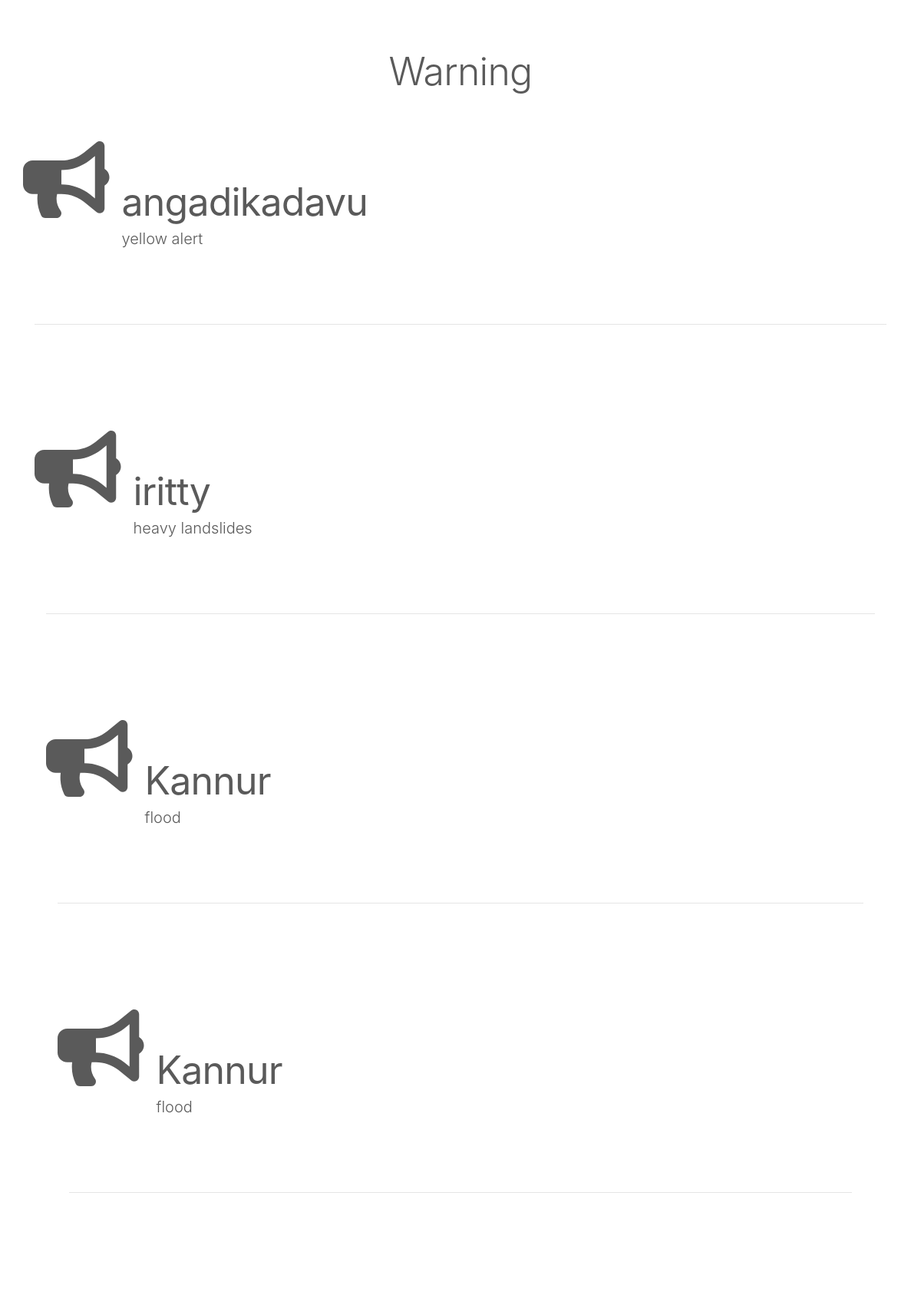
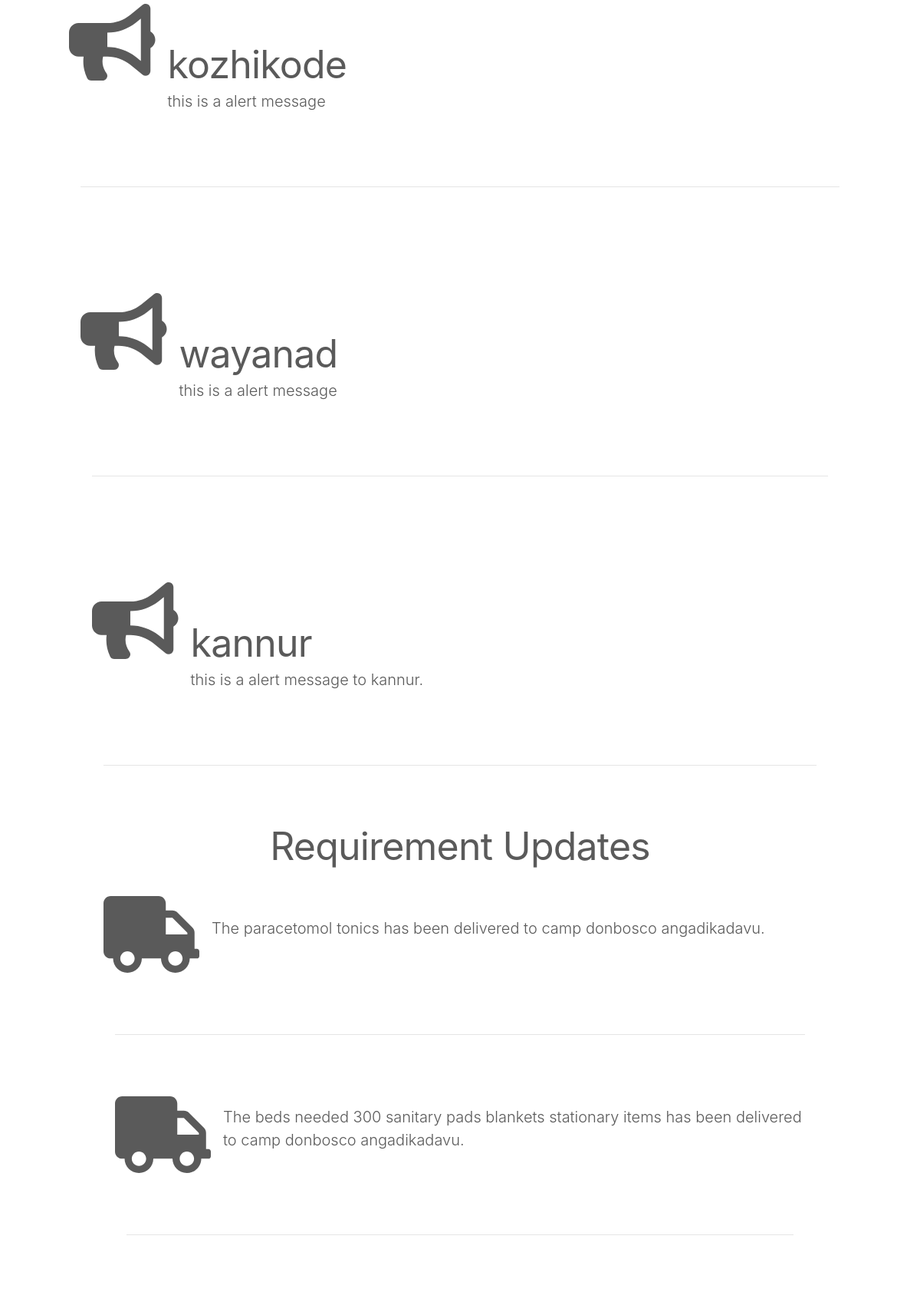
The app's page /camp_organizer__view_notification (upper part) with its own data (2 pictures, top to bottom).
### app1/models.py (models this page shows)
class warning_table(models.Model):
    location=models.CharField(max_length=250)
    message=models.CharField(max_length=250)

class requirement_table(models.Model):
    camp_name=models.CharField(max_length=250)
    requirements_details=models.CharField(max_length=1000)
    requirement_type=models.CharField(max_length=250)
    status=models.CharField(max_length=250)

### app1/views.py (the view)
# urls.py: path('camp_organizer__view_notification',views.camp_organizer_notification,name='camp_organizer_view_notification'),
def camp_organizer_notification(request):
    obj1=requirement_table.objects.filter(status='Delievered').order_by('-id')
    obj2=warning_table.objects.all().order_by('-id')
    return render(request,'Camp_organizer_view_notification.html',{'requirement':obj1,'warning':obj2})

### app1/templates/Camp_organizer_view_notification.html (shortened to what this page needs)
<!doctype html>
<html lang="en">
  {% load static %}
  <head>
    <link href="../../../../dist/css/bootstrap.min.css" rel="stylesheet">
    <link rel="stylesheet" href="https://cdn.jsdelivr.net/npm/bootstrap@4.5.3/dist/css/bootstrap.min.css">
    <link href="{%static "css/carousel.css"%}"" rel="stylesheet">
  </head>
  <body>
    <main role="main">
     <center><h2 class="featurette-heading" style="margin-top: 20px;">Warning</h2></center>
      {% for x in warning %}
      <div class="container marketing">
      <div class="row featurette">
        <div >
          <div class=" d-flex align-items-center" >
            <div class="mr-3">
                <div class="icon-circle " >
                  <i class="fas fa-bullhorn" style="font-size: 100px;"></i>
                </div>
            </div>
            <div>
                <h2 class="featurette-heading">{{x.location}}</h2>
                <p class="lead"> {{x.message}}</p>
            </div>
          </div>
        </div>
      </div>
      <hr class="featurette-divider">
      {% endfor %}
      <center><h2 class="featurette-heading" style="margin-top: 15px; margin-bottom: 40px;">Requirement Updates</h2></center>
      {% for x in requirement %}
      <div class="container marketing">
      <div class="row featurette">
        <div >
          <div class=" d-flex align-items-center" >
            <div class="mr-3">
                <div class="icon-circle " >
                  <i class="fas fa-truck" style="font-size: 100px;"></i>
                </div>
            </div>
            <div>
                <p class="lead"> The {{x.requirements_details}} has been delivered to camp {{x.camp_name}}.</p>
            </div>
          </div>
        </div>
      </div>
      <hr class="featurette-divider">
      {% endfor %}
      </div>
    </main>
  </body>
</html>

### app1/static/css/carousel.css (style rules this page uses)
body { padding-top: 3rem; padding-bottom: 3rem; color: #5a5a5a; }
.marketing h2 { font-weight: 400; }
.featurette-divider { margin: 5rem 0; }
.featurette-heading { font-weight: 300; line-height: 1; letter-spacing: -.05rem; }
@media (min-width: 40em) { .featurette-heading { font-size: 50px; } }
@media (min-width: 62em) { .featurette-heading { margin-top: 7rem; } }

### records on screen
warning_table: location "angadikadavu", message "yellow alert"
warning_table: location "iritty", message "heavy landslides"
warning_table: location "Kannur", message "flood"
warning_table: location "Kannur", message "flood"
warning_table: location "kozhikode", message "this is a alert message"
warning_table: location "wayanad", message "this is a alert message"
warning_table: location "kannur", message "this is a alert message to kannur."
requirement_table: requirements_details "paracetomol tonics", camp_name "donbosco angadikadavu"
requirement_table: requirements_details "beds needed 300 sanitary pads blankets stationary items", camp_name "donbosco angadikadavu"
